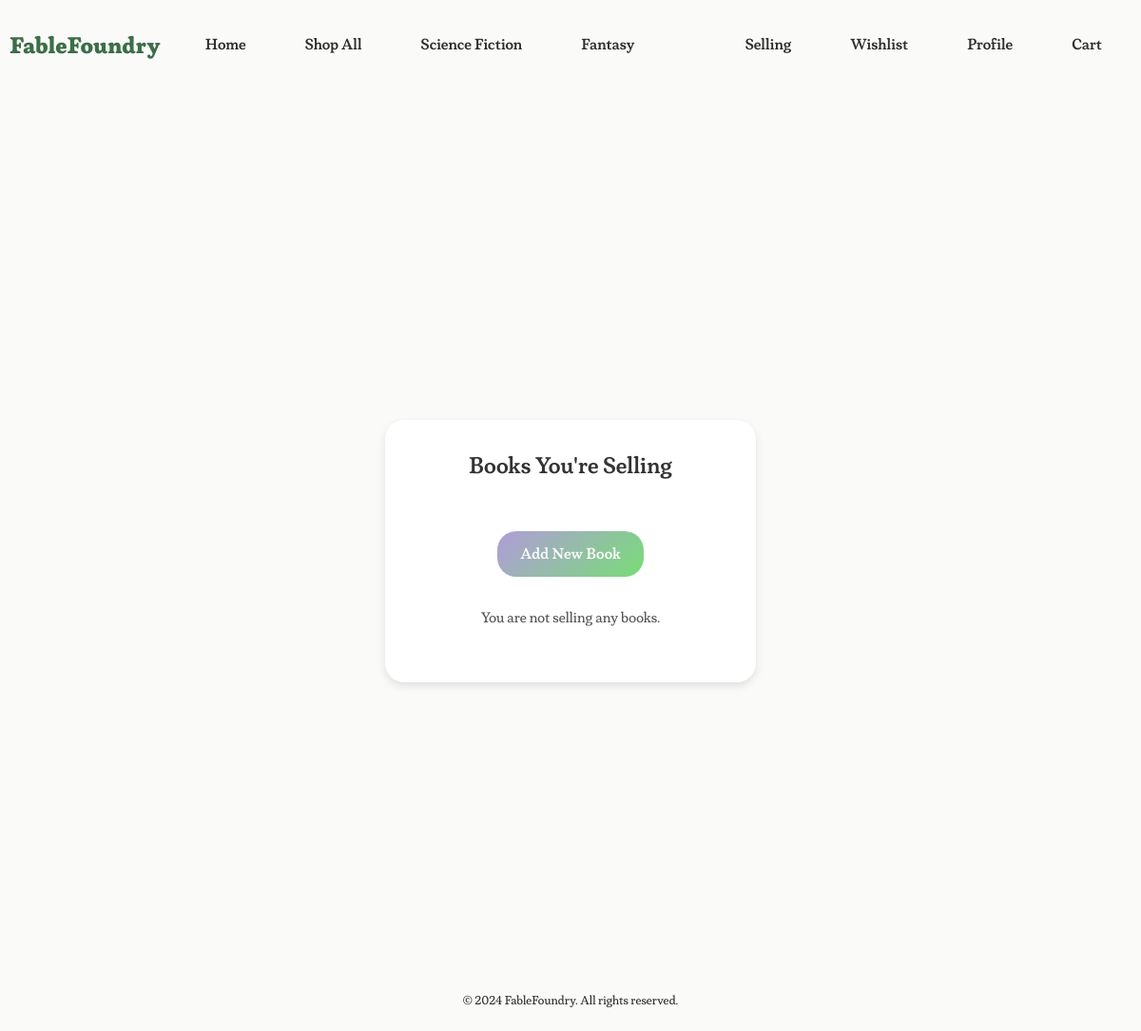
The app's page /root/web/selling.php (signed in), older data.
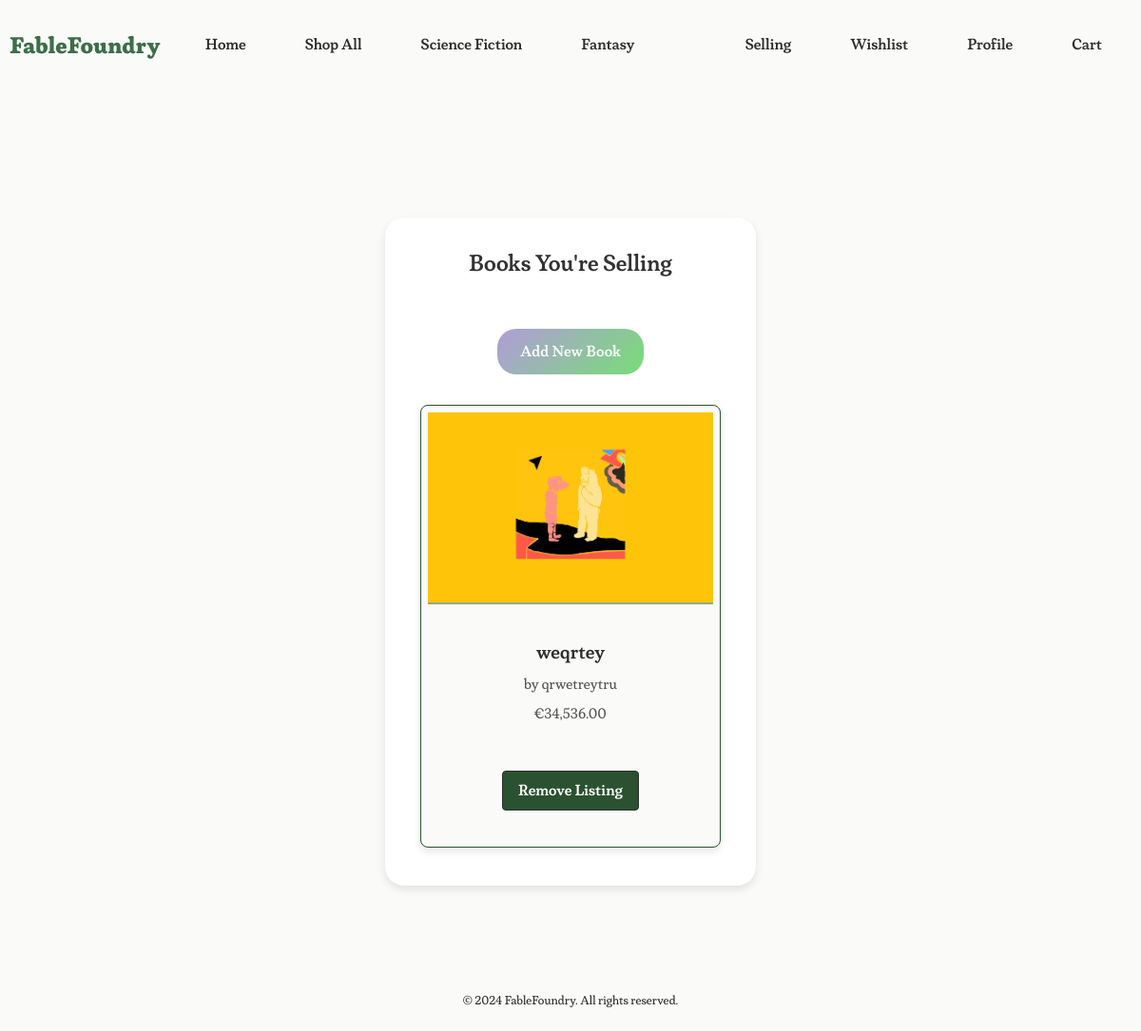
The same page, newer data.
### tables this page shows
CREATE TABLE genres (
    genre_id INTEGER PRIMARY KEY AUTOINCREMENT,
    name TEXT NOT NULL,
    description TEXT
);

CREATE TABLE books (
    book_id INTEGER PRIMARY KEY AUTOINCREMENT,
    title TEXT NOT NULL,
    author TEXT NOT NULL,
    language TEXT NOT NULL,
    isbn TEXT NOT NULL,
    genre_id INTEGER NOT NULL,
    seller_id INTEGER NOT NULL,
    condition TEXT NOT NULL,
    listed_price REAL NOT NULL,
    description TEXT,
    image_url TEXT,
    listing_date DATE NOT NULL,
    age_group_id INTEGER NOT NULL,
    FOREIGN KEY (genre_id) REFERENCES genres(genre_id),
    FOREIGN KEY (seller_id) REFERENCES users(user_id),
    FOREIGN KEY (age_group_id) REFERENCES age_groups(age_group_id)
);

### root/web/selling.php (the view, shortened to what this page needs)
<?php
include 'db.php';
$user_id = $_SESSION['user_id'];
$sql = "SELECT b.book_id, b.title, b.author, b.listed_price, b.image_url,
               t.transaction_id, t.sale_price, t.transaction_date, t.status
        FROM books b
        LEFT JOIN transactions t ON b.book_id = t.book_id
        WHERE b.seller_id = :user_id";
$stmt = $conn->prepare($sql);
$stmt->execute(['user_id' => $user_id]);
$sellingItems = $stmt->fetchAll(PDO::FETCH_ASSOC);
?>
<!DOCTYPE html>
<html lang="en">
<head>
    <link rel="stylesheet" href="style2.css">
</head>
<body>
<header>
    <h2 class="logo-title"><a href="../index.php">FableFoundry</a></h2>
    <nav class="nav-left">
        <ul>
            <li><a href="../index.php">Home</a></li>
            <li><a href="lookups.php">Shop All</a></li>
            <?php
            $sql = "SELECT genre_id, name FROM genres LIMIT 2";
            $stmt = $conn->query($sql);
            $genres = $stmt->fetchAll(PDO::FETCH_ASSOC);
            foreach ($genres as $genre) {
                echo '<li><a href="lookups.php?genre=' . $genre['genre_id'] . '">' . $genre['name'] . '</a></li>';
            }
            ?>
        </ul>
    </nav>
    <nav class="nav-right">
        <ul>
            <li><a href="selling.php">Selling</a></li>
            <li><a href="wishlist.php">Wishlist</a></li>
            <li><a href="profile.php">Profile</a></li>
            <li><a href="cart.php">Cart</a></li>
        </ul>
    </nav>
</header>
<main>
<div class="profile-container">
    <div class="profile-card">
        <section class="profile-info">
            <h1>Books You're Selling</h1>
            <div class="add-book-button">
                <a href="sell.php" class="add-book-link">Add New Book</a>
            </div>
            <?php if (empty($sellingItems)) : ?>
                <p>You are not selling any books.</p>
            <?php else : ?>
                <div class="books-container-selling">
                <?php foreach ($sellingItems as $item) : ?>
    <div class="book-item">
        <a href="book_details.php?book_id=<?php echo $item['book_id']; ?>">
            <img src="../images/<?php echo htmlspecialchars($item['image_url']); ?>" alt="<?php echo htmlspecialchars($item['title']); ?>">
            <div class="book-details">
                <h3 class="book-item-title"><?php echo htmlspecialchars($item['title']); ?></h3>
                <p class="book-item-author">by <?php echo htmlspecialchars($item['author']); ?></p>
                <p class="book-item-price">€<?php echo number_format($item['listed_price'], 2); ?></p>
            </div>
        </a>
        <div class="book-actions">
            <a href="selling.php?remove_from_selling=true&book_id=<?php echo $item['book_id']; ?>" class="remove-from-selling">Remove Listing</a>
        </div>
    </div>
<?php endforeach; ?>
                </div>
            <?php endif; ?>
        </section>
    </div>
</main>
<footer>
    <p>&copy; <?php echo date('Y'); ?> FableFoundry. All rights reserved.</p>
</footer>
</body>
</html>

Row changes from the older to the newer data that the page shows:
added books: image_url (picture), title "weqrtey", author "qrwetreytru", listed_price "34,536.00"
Text that changed along with them:
text no longer shown: "You are not selling any books."
